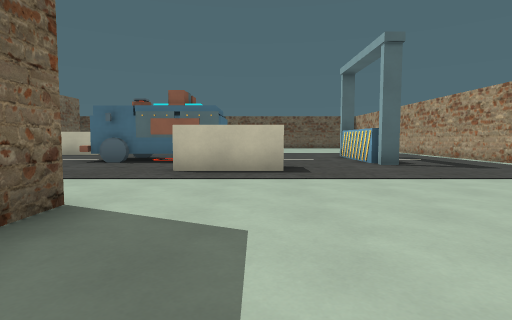
view 1 (above)

17 first-person views from a walk through a Godot game level. The camera is 1.2 m above the floor, tilts 4° down and sees 80° across. The floor is counted in squares, 2 m on a side. Each view is taken from the middle of a square. On the plan, view 1 faces up. The plan holds only what a view shows up to about 9 squares ahead; the rest is blank.

view 2
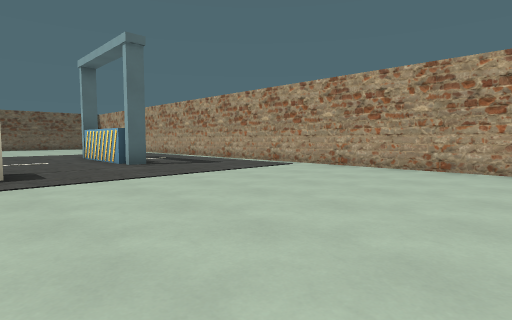

view 3
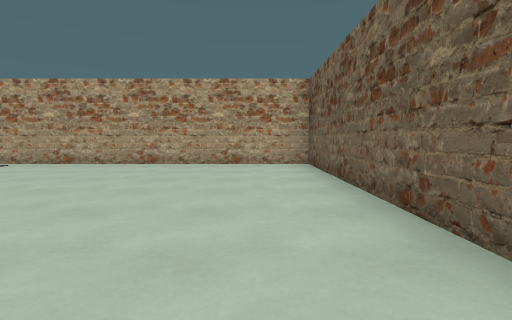

view 4
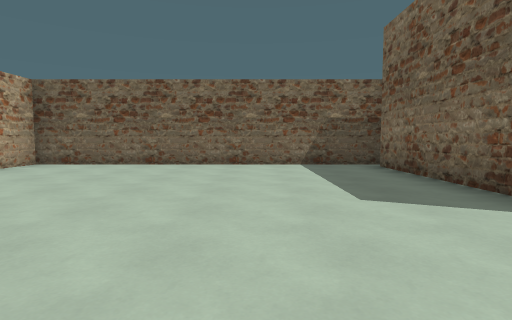

view 5
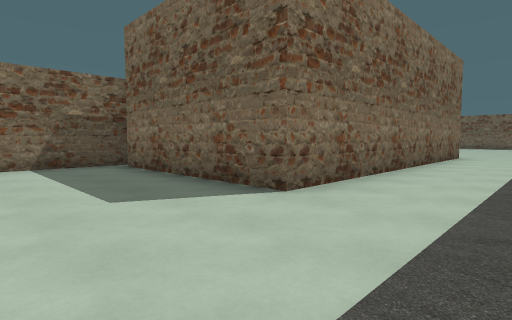

view 6
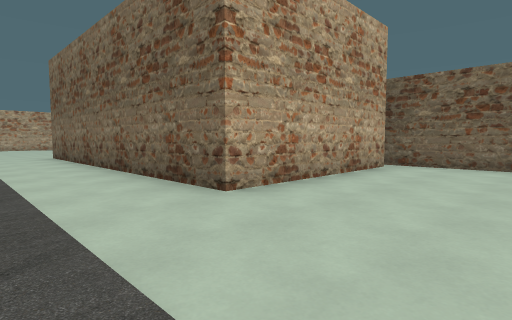

view 7
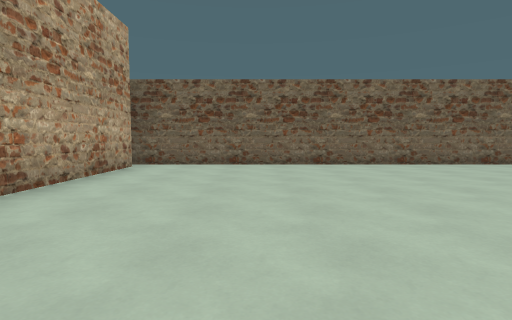

view 8
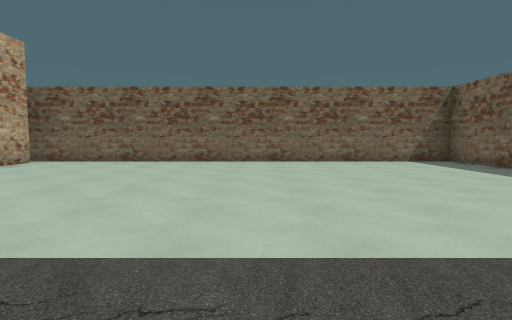

view 9
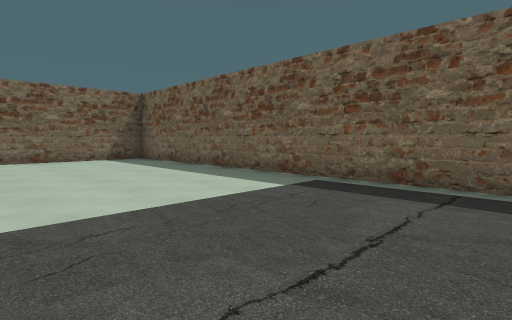

view 10
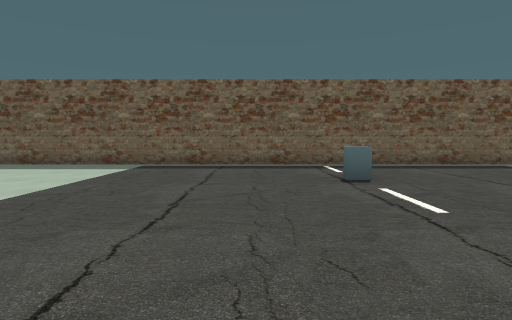

view 11
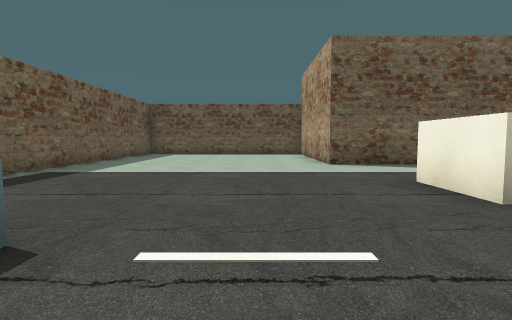

view 12
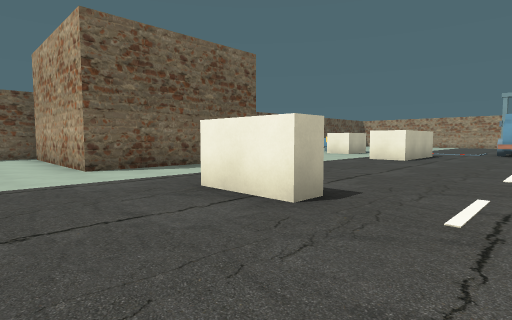

view 13
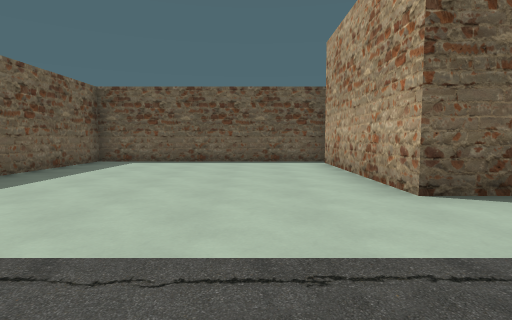

view 14
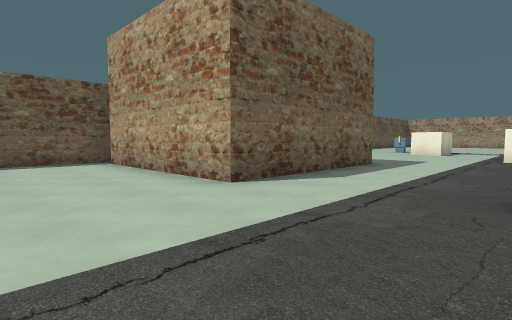

view 15
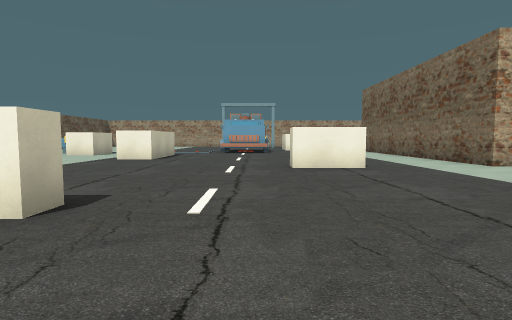

view 16
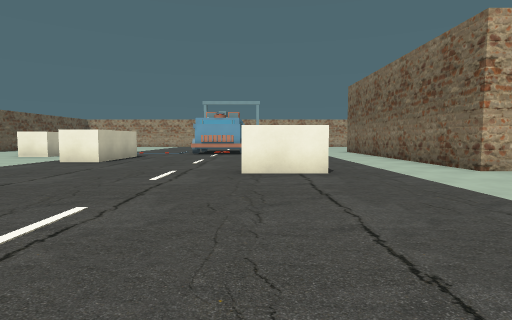

view 17
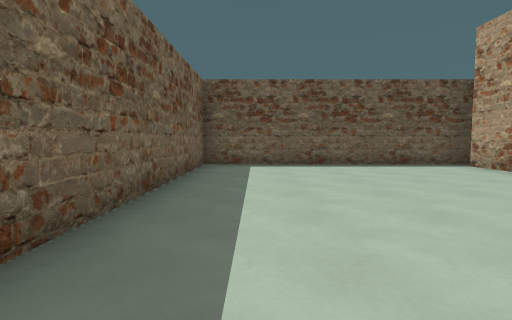

### Floor plan
Key: @ floor where view 1 was taken; # wall or solid block; . floor; A van; B block.
Columns run from 22 left of view 1 to 7 right of it. Each row starts with its distance up from view 1.
 20 ########
 19 #.......
 18 #......B
 17 #......B
 16 #......B
 15 #......BBBBB
 14 #...............
 13 #...............
 12 #.............#
 11 #.......#.....##       ..
 10 #.......#........      ..#
  9 #...B............  AAA ..# ..#
  8 #...............  AAAA ..#...#
  7 #...........#..   ...  ..#...#
  6 #...........#     ...##......#
  5 #...............  ...........#
  4 #............................#
  3 #............................#
  2 #...........BBBBBBBBB........#
  1 #...........B       B........#
  0 #...........B       B.@......#
 -1 #...........B       B........#
 -2 #............       .........#
 -3 #############       ##########

Positions as (right, up) in squares from view 1, and headings:
1: (0, 0), facing up
2: (0, 0), facing up-right
3: (-1, -1), facing right
4: (1, 5), facing down
5: (1, 5), facing down-left
6: (-13, 5), facing down-right
7: (-13, 5), facing down
8: (-16, 6), facing down
9: (-17, 7), facing down-left
10: (-14, 7), facing left
11: (-17, 7), facing up
12: (-17, 8), facing up-right
13: (-17, 11), facing up
14: (-18, 11), facing up-right
15: (-17, 8), facing right
16: (-16, 7), facing right
17: (-20, 12), facing up
